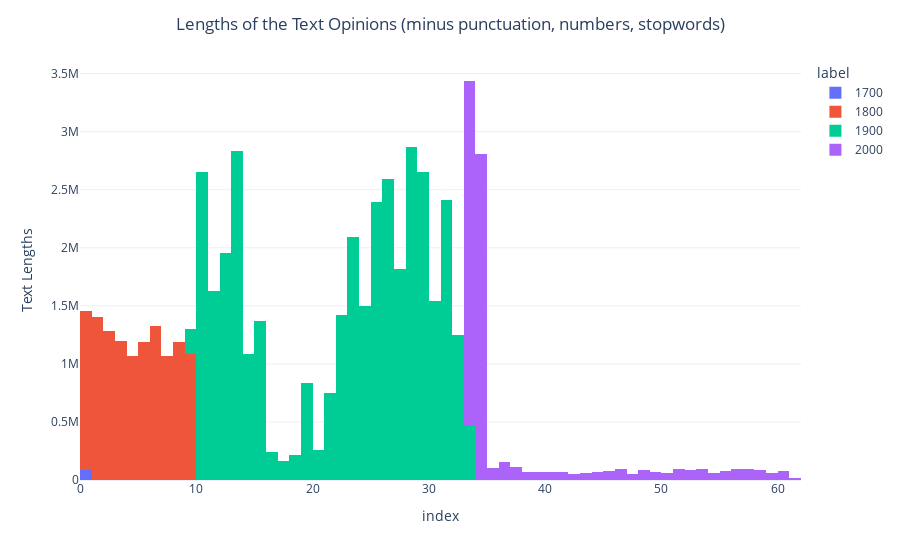

Notebook code for this chart:
### Code cell
fig = px.histogram(df,
    x=df.index,
    y='num_words',
    nbins=100,
    color='label',
    template='plotly_white')
fig.update_layout(
    title={'text': "Lengths of the Text Opinions (minus punctuation, numbers, stopwords)",
    'x': 0.5,
    'xanchor': 'center'})
fig.update_yaxes(title='Text Lengths')
fig.update_xaxes(showticksuffix="none")
fig.show()

### Figure 1 — Plotly figure (JSON) as saved in the notebook; plotly's stock layout.template omitted (floating-point values rounded to 4 significant figures; data arrays with more than 128 entries replaced by an {"elided": "..."} marker saying what was removed)
{"data": [{"alignmentgroup": "True", "bingroup": "x", "histfunc": "sum", "hovertemplate": "label=1700<br>index=%{x}<br>sum of num_words=%{y}<extra></extra>", "legendgroup": "1700", "marker": {"color": "#636efa", "pattern": {"shape": ""}}, "name": "1700", "nbinsx": 100, "offsetgroup": "1700", "orientation": "v", "showlegend": true, "type": "histogram", "x": {"elided": "139 int values"}, "xaxis": "x", "y": {"elided": "139 int values"}, "yaxis": "y"}, {"alignmentgroup": "True", "bingroup": "x", "histfunc": "sum", "hovertemplate": "label=1800<br>index=%{x}<br>sum of num_words=%{y}<extra></extra>", "legendgroup": "1800", "marker": {"color": "#EF553B", "pattern": {"shape": ""}}, "name": "1800", "nbinsx": 100, "offsetgroup": "1800", "orientation": "v", "showlegend": true, "type": "histogram", "x": {"elided": "9769 int values"}, "xaxis": "x", "y": {"elided": "9769 int values"}, "yaxis": "y"}, {"alignmentgroup": "True", "bingroup": "x", "histfunc": "sum", "hovertemplate": "label=1900<br>index=%{x}<br>sum of num_words=%{y}<extra></extra>", "legendgroup": "1900", "marker": {"color": "#00cc96", "pattern": {"shape": ""}}, "name": "1900", "nbinsx": 100, "offsetgroup": "1900", "orientation": "v", "showlegend": true, "type": "histogram", "x": {"elided": "23400 int values"}, "xaxis": "x", "y": {"elided": "23400 int values"}, "yaxis": "y"}, {"alignmentgroup": "True", "bingroup": "x", "histfunc": "sum", "hovertemplate": "label=2000<br>index=%{x}<br>sum of num_words=%{y}<extra></extra>", "legendgroup": "2000", "marker": {"color": "#ab63fa", "pattern": {"shape": ""}}, "name": "2000", "nbinsx": 100, "offsetgroup": "2000", "orientation": "v", "showlegend": true, "type": "histogram", "x": {"elided": "28006 int values"}, "xaxis": "x", "y": {"elided": "28006 int values"}, "yaxis": "y"}], "layout": {"barmode": "relative", "legend": {"title": {"text": "label"}, "tracegroupgap": 0}, "margin": {"t": 60}, "title": {"text": "Lengths of the Text Opinions (minus punctuation, numbers, stopwords)", "x": 0.5, "xanchor": "center"}, "xaxis": {"anchor": "y", "domain": [0, 1], "showticksuffix": "none", "title": {"text": "index"}}, "yaxis": {"anchor": "x", "domain": [0, 1], "title": {"text": "Text Lengths"}}}}
